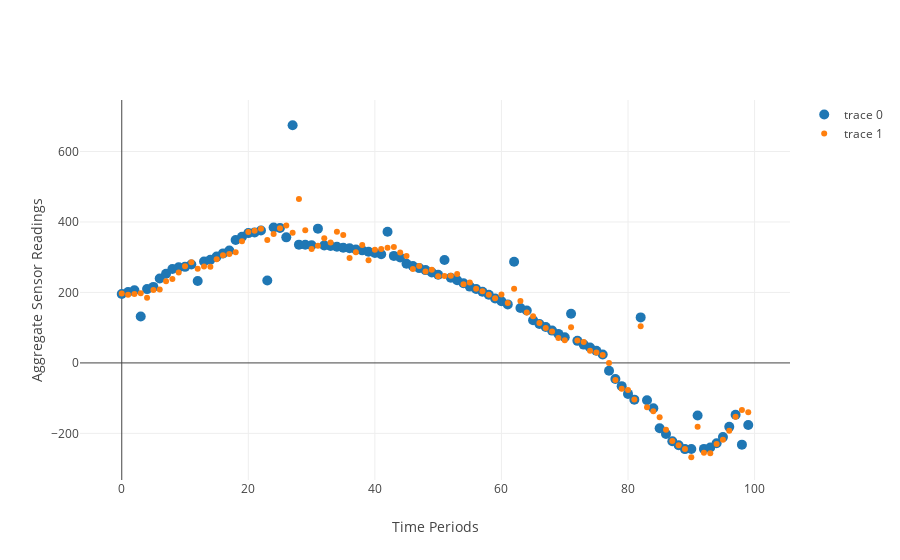

Notebook cell for this chart:
### Code cell
#%%local

test_series = pd.Series(np.ravel(Y_test))
trace1 = go.Scatter(
    x = test_series.index,
    y = test_series,
    mode='markers',
    marker = dict(
        size = 10)
)

pred_series = pd.Series(np.ravel(y_pred))
trace2 = go.Scatter(
    x = pred_series.index,
    y = pred_series,
    mode = 'markers'
)
layout = dict(xaxis = dict(title = 'Time Periods'),yaxis = dict(title = 'Aggregate Sensor Readings'),
              )
fig = dict(data=[trace1, trace2], layout=layout)
iplot(fig)
